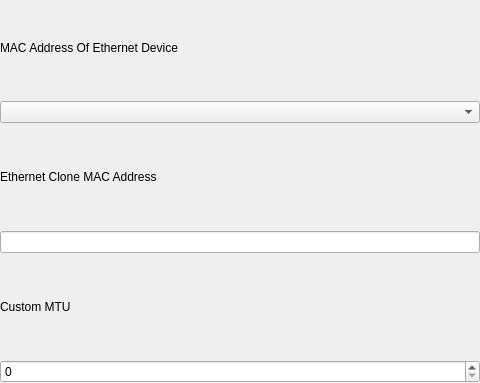
<?xml version="1.0" encoding="UTF-8"?>
<ui version="4.0">
 <class>EthernetWidget</class>
 <widget class="QWidget" name="EthernetWidget">
  <property name="geometry">
   <rect>
    <x>0</x>
    <y>0</y>
    <width>480</width>
    <height>383</height>
   </rect>
  </property>
  <property name="windowTitle">
   <string>EthernetWidget</string>
  </property>
  <layout class="QVBoxLayout" name="verticalLayout">
   <property name="leftMargin">
    <number>0</number>
   </property>
   <property name="topMargin">
    <number>0</number>
   </property>
   <property name="rightMargin">
    <number>0</number>
   </property>
   <property name="bottomMargin">
    <number>0</number>
   </property>
   <item>
    <widget class="QLabel" name="label_19">
     <property name="text">
      <string>MAC Address Of Ethernet Device</string>
     </property>
    </widget>
   </item>
   <item>
    <widget class="GeneralComboBox" name="deviceMac"/>
   </item>
   <item>
    <widget class="QLabel" name="label_20">
     <property name="text">
      <string>Ethernet Clone MAC Address</string>
     </property>
    </widget>
   </item>
   <item>
    <widget class="QLineEdit" name="cloneDeviceMac"/>
   </item>
   <item>
    <layout class="QHBoxLayout" name="mtuLayout">
     <item>
      <widget class="QLabel" name="label_23">
       <property name="text">
        <string>Custom MTU</string>
       </property>
      </widget>
     </item>
     <item>
      <spacer name="horizontalSpacer_5">
       <property name="orientation">
        <enum>Qt::Horizontal</enum>
       </property>
       <property name="sizeHint" stdset="0">
        <size>
         <width>40</width>
         <height>20</height>
        </size>
       </property>
      </spacer>
     </item>
    </layout>
   </item>
   <item>
    <widget class="QSpinBox" name="customMTU"/>
   </item>
  </layout>
 </widget>
 <customwidgets>
  <customwidget>
   <class>GeneralComboBox</class>
   <extends>QComboBox</extends>
   <header location="global">general-widget.h</header>
  </customwidget>
 </customwidgets>
 <resources/>
 <connections/>
</ui>
